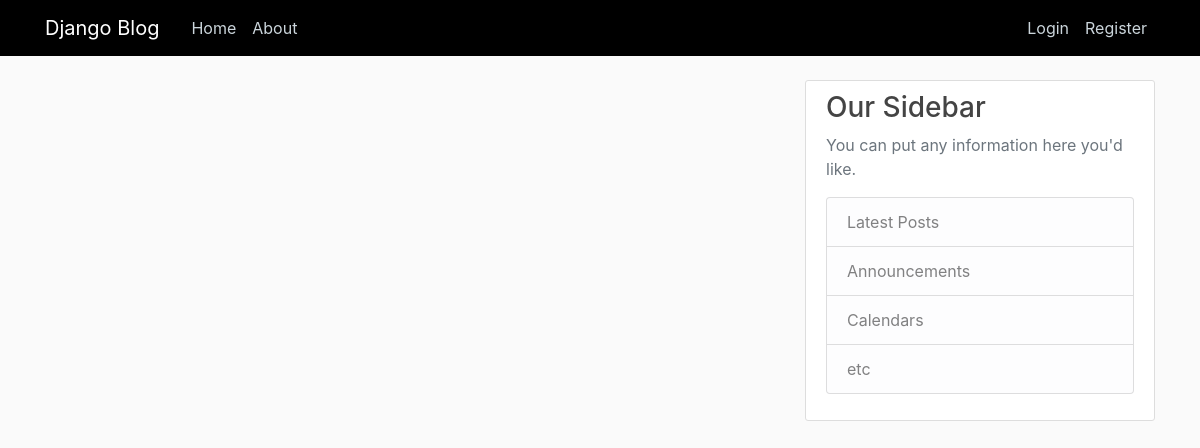
The app's page /, older data.
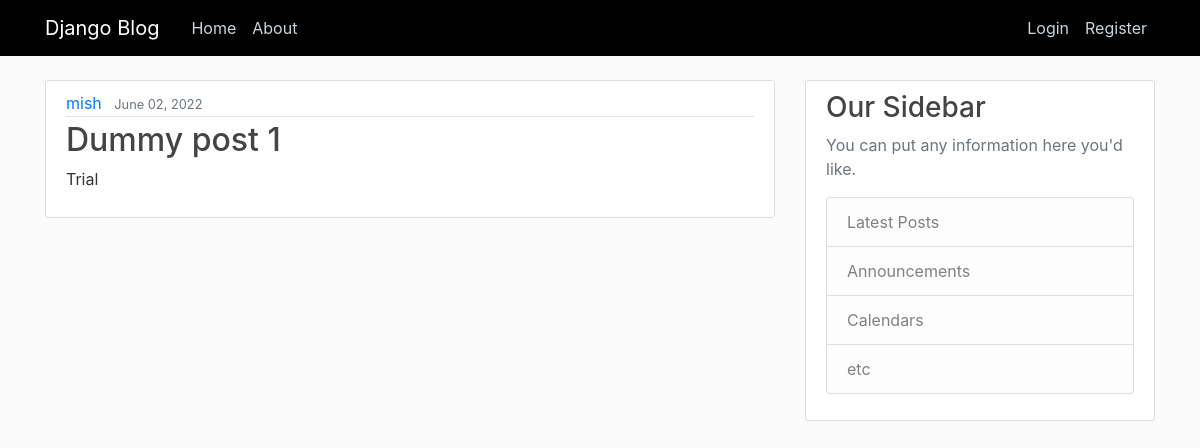
The same page, newer data.
### blogApp/models.py (models this page shows)
class posts(models.Model):
    title = models.CharField(max_length=100)
    content = models.TextField()
    date_posted = models.DateTimeField(default=timezone.now) # keeps added date, default is used when you wat to be able to use lastEdited date
    author = models.ForeignKey(User, on_delete=models.CASCADE) # If a user is deleted, their posts get deleted.

### blogApp/views.py (the view)
# urls.py: path('', views.home, name='home'),
def home(request):
    allposts = posts.objects.all()
    return render(request, 'blog/index.html', {"allposts": allposts})

### blogApp/templates/blog/index.html
{% extends "blog/base.html" %}
{% block content %}
    {% for allpost in allposts %}
        <article class="media content-section">
          <div class="media-body">
            <div class="article-metadata">
              <a class="mr-2" href="#">{{ allpost.author }}</a>
              <small class="text-muted">{{ allpost.date_posted|date:"F d, Y" }}</small>
            </div>
            <h2><a class="article-title" href="#">{{ allpost.title }}</a></h2>
            <p class="article-content">{{ allpost.content }}</p>
          </div>
        </article>
    {% endfor %}
{% endblock content %}

### blogApp/templates/blog/base.html (shortened to what this page needs)
{% load static %}
<!DOCTYPE html>
<html>
<head>
    <link rel="stylesheet" href="https://maxcdn.bootstrapcdn.com/bootstrap/4.0.0/css/bootstrap.min.css">
    <link rel="stylesheet" type="text/css" href="{% static 'blog/main.css' %}">
</head>
<body>
    <header class="site-header">
      <nav class="navbar navbar-expand-md navbar-dark bg-steel fixed-top">
        <div class="container">
          <a class="navbar-brand mr-4" href="{% url 'home' %}">Django Blog</a>
          <div class="collapse navbar-collapse" id="navbarToggle">
            <div class="navbar-nav mr-auto">
              <a class="nav-item nav-link" href="{% url 'home' %}">Home</a>
              <a class="nav-item nav-link" href="{% url 'about' %}">About</a>
            </div>
            <div class="navbar-nav">
              {% if user.is_authenticated %}
                <a class="nav-item nav-link align-right" href="{%url 'profile'%}">New Post</a>
                <a class="nav-item nav-link align-right" href="/accounts/password/change">Profile</a>
                <a class="nav-item nav-link align-right" href="/logout">Logout</a>
              {% else%}
                <a class="nav-item nav-link" href="{% url 'login' %}">Login</a>
                <a class="nav-item nav-link" href="{% url 'register' %}">Register</a>
              {% endif %}
            </div>
          </div>
        </div>
      </nav>
    </header>
    <main role="main" class="container">
      <div class="row">
        <div class="col-md-8">
          {% block content %}{% endblock %}
        </div>
        <div class="col-md-4">
          <div class="content-section">
            <h3>Our Sidebar</h3>
            <p class='text-muted'>You can put any information here you'd like.
              <ul class="list-group">
                <li class="list-group-item list-group-item-light">Latest Posts</li>
                <li class="list-group-item list-group-item-light">Announcements</li>
                <li class="list-group-item list-group-item-light">Calendars</li>
                <li class="list-group-item list-group-item-light">etc</li>
              </ul>
            </p>
          </div>
        </div>
      </div>
    </main>
</body>
</html>

### blogApp/static/blog/main.css (style rules this page uses)
body { background: #fafafa; color: #333333; margin-top: 5rem; }
h1, h2, h3, h4, h5, h6 { color: #444444; }
ul { margin: 0; }
.bg-steel { background-color: #000; }
.site-header .navbar-nav .nav-link { color: #cbd5db; }
.content-section { background: #ffffff; padding: 10px 20px; border: 1px solid #dddddd; border-radius: 3px; margin-bottom: 20px; }
.article-title { color: #444444; }
.article-content { white-space: pre-line; }
.article-metadata { padding-bottom: 1px; margin-bottom: 4px; border-bottom: 1px solid #e3e3e3 }

Row changes from the older to the newer data that the page shows:
added posts: author "mish", date_posted "June 02, 2022", title "Dummy post 1", content "Trial"
